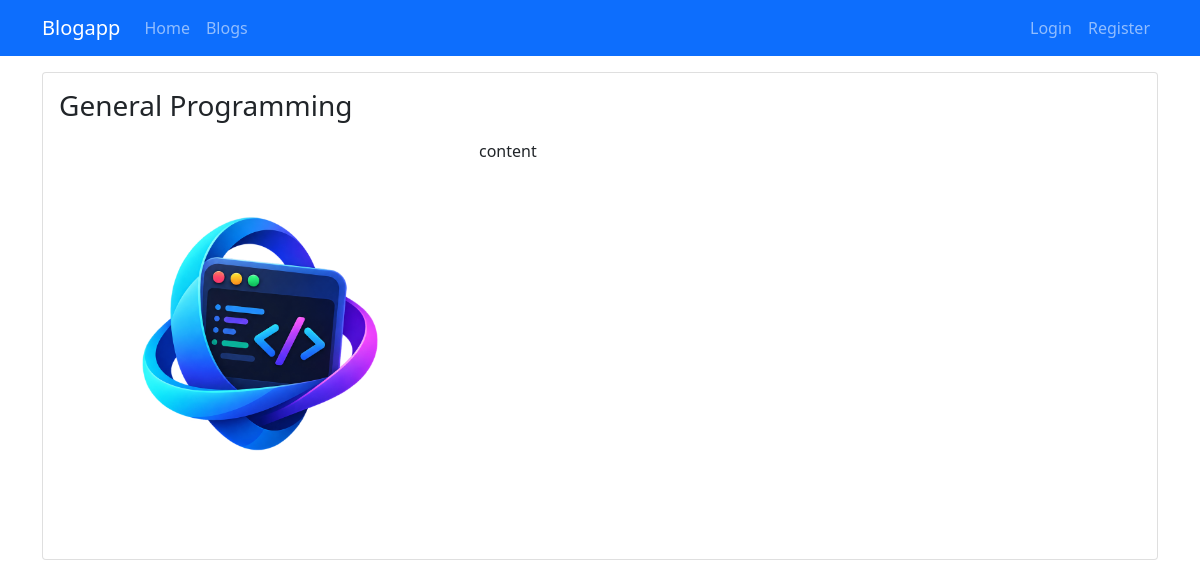
The app's page /blogs/general-programming with its own data.
### blog/models.py (models this page shows, shortened)
class Blog(models.Model):
    title = models.CharField(max_length=200)
    image = models.ImageField(upload_to="blogs")
    description = RichTextField()
    is_active = models.BooleanField(default = False)
    is_home = models.BooleanField(default = False)
    slug = models.SlugField(null=False, blank=True, unique=True, db_index=True, editable=False)
    categories = models.ManyToManyField(Category, blank=True)

### blog/views.py (the view)
# urls.py: path("blogs/<slug:slug>",views.blog_details, name="blog_details")
def blog_details(request, slug):
    blog = Blog.objects.get(slug=slug)
    return render(request, "blog/blog-details.html",{
        "blog": blog
    })

### blog/templates/blog/blog-details.html (shortened to what this page needs)
{% extends "base.html" %}
{% load static %}
{% block content%}
    <div class="container mt-3">
        <div class="row">
            <div class="col-12">
                <div class="card mb-3">
                    <div class="row">
                        <div class="col-md-12">
                            <div class="card-body">
                                <h1 class="card-title h3 mb-3">
                                    {{ blog.title|title }}
                                </h1>
                                <img src="{{ blog.image.url }}" class="img-fluid" style="width:400px; height:auto; float:left; margin-right:20px; margin-bottom:20px;" alt="">
                                <p class="card-text">{{ blog.description|safe }}</p>
                            </div>
                        </div>
                    </div>
                </div>
            </div>
        </div>
    </div>
{% endblock %}

### records on screen
Blog: title "General Programming", image (picture), description "content"
